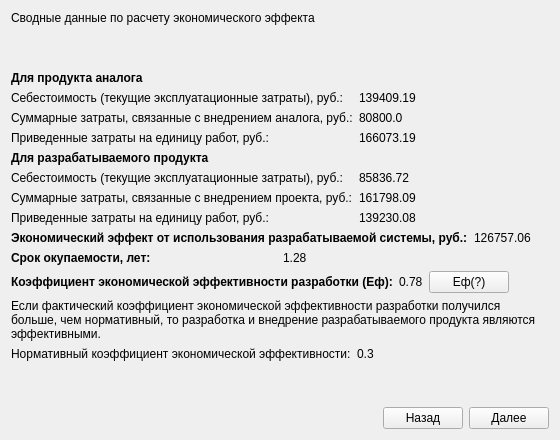
      <widget class="QWidget" name="tab_27">
       <attribute name="title">
        <string>ЭкЭф</string>
       </attribute>
       <layout class="QVBoxLayout" name="verticalLayout_26">
        <item>
         <widget class="QLabel" name="label_96">
          <property name="text">
           <string>Сводные данные по расчету экономического эффекта</string>
          </property>
         </widget>
        </item>
        <item>
         <spacer name="verticalSpacer_20">
          <property name="orientation">
           <enum>Qt::Vertical</enum>
          </property>
          <property name="sizeHint" stdset="0">
           <size>
            <width>20</width>
            <height>40</height>
           </size>
          </property>
         </spacer>
        </item>
        <item>
         <widget class="QLabel" name="label_105">
          <property name="font">
           <font>
            <weight>75</weight>
            <bold>true</bold>
           </font>
          </property>
          <property name="text">
           <string>Для продукта аналога</string>
          </property>
         </widget>
        </item>
        <item>
         <layout class="QGridLayout" name="gridLayout_11">
          <item row="0" column="0">
           <widget class="QLabel" name="label_97">
            <property name="text">
             <string>Себестоимость (текущие эксплуатационные затраты), руб.:</string>
            </property>
           </widget>
          </item>
          <item row="1" column="1">
           <widget class="QLabel" name="label_100">
            <property name="text">
             <string>80800.0</string>
            </property>
           </widget>
          </item>
          <item row="1" column="0">
           <widget class="QLabel" name="label_99">
            <property name="text">
             <string>Суммарные затраты, связанные с внедрением аналога, руб.:</string>
            </property>
           </widget>
          </item>
          <item row="0" column="1">
           <widget class="QLabel" name="label_98">
            <property name="text">
             <string>139409.19</string>
            </property>
           </widget>
          </item>
          <item row="2" column="1">
           <widget class="QLabel" name="label_102">
            <property name="text">
             <string>166073.19</string>
            </property>
           </widget>
          </item>
          <item row="2" column="0">
           <widget class="QLabel" name="label_101">
            <property name="text">
             <string>Приведенные затраты на единицу работ, руб.:</string>
            </property>
           </widget>
          </item>
         </layout>
        </item>
        <item>
         <widget class="QLabel" name="label_118">
          <property name="font">
           <font>
            <weight>75</weight>
            <bold>true</bold>
           </font>
          </property>
          <property name="text">
           <string>Для разрабатываемого продукта</string>
          </property>
         </widget>
        </item>
        <item>
         <layout class="QGridLayout" name="gridLayout_13">
          <item row="0" column="0">
           <widget class="QLabel" name="label_112">
            <property name="text">
             <string>Себестоимость (текущие эксплуатационные затраты), руб.:</string>
            </property>
           </widget>
          </item>
          <item row="1" column="1">
           <widget class="QLabel" name="label_113">
            <property name="text">
             <string>161798.09</string>
            </property>
           </widget>
          </item>
          <item row="1" column="0">
           <widget class="QLabel" name="label_114">
            <property name="text">
             <string>Суммарные затраты, связанные с внедрением проекта, руб.:</string>
            </property>
           </widget>
          </item>
          <item row="0" column="1">
           <widget class="QLabel" name="label_115">
            <property name="text">
             <string>85836.72</string>
            </property>
           </widget>
          </item>
          <item row="2" column="1">
           <widget class="QLabel" name="label_116">
            <property name="text">
             <string>139230.08</string>
            </property>
           </widget>
          </item>
          <item row="2" column="0">
           <widget class="QLabel" name="label_117">
            <property name="text">
             <string>Приведенные затраты на единицу работ, руб.:</string>
            </property>
           </widget>
          </item>
         </layout>
        </item>
        <item>
         <layout class="QHBoxLayout" name="horizontalLayout_54">
          <item>
           <widget class="QLabel" name="label_94">
            <property name="font">
             <font>
              <weight>75</weight>
              <bold>true</bold>
             </font>
            </property>
            <property name="text">
             <string>Экономический эффект от использования разрабатываемой системы, руб.:</string>
            </property>
           </widget>
          </item>
          <item>
           <widget class="QLabel" name="label_95">
            <property name="text">
             <string>126757.06</string>
            </property>
           </widget>
          </item>
         </layout>
        </item>
        <item>
         <layout class="QHBoxLayout" name="horizontalLayout_57">
          <item>
           <widget class="QLabel" name="label_119">
            <property name="font">
             <font>
              <weight>75</weight>
              <bold>true</bold>
             </font>
            </property>
            <property name="text">
             <string>Срок окупаемости, лет:</string>
            </property>
           </widget>
          </item>
          <item>
           <widget class="QLabel" name="label_120">
            <property name="text">
             <string>1.28</string>
            </property>
           </widget>
          </item>
         </layout>
        </item>
        <item>
         <layout class="QHBoxLayout" name="horizontalLayout_58">
          <item>
           <widget class="QLabel" name="label_121">
            <property name="font">
             <font>
              <weight>75</weight>
              <bold>true</bold>
             </font>
            </property>
            <property name="text">
             <string>Коэффициент экономической эффективности разработки (Еф):</string>
            </property>
            <property name="wordWrap">
             <bool>false</bool>
            </property>
           </widget>
          </item>
          <item>
           <widget class="QLabel" name="label_122">
            <property name="text">
             <string>0.78</string>
            </property>
           </widget>
          </item>
          <item>
           <widget class="QPushButton" name="pushButton_72">
            <property name="text">
             <string>Еф(?)</string>
            </property>
            <property name="checkable">
             <bool>true</bool>
            </property>
           </widget>
          </item>
          <item>
           <spacer name="horizontalSpacer_48">
            <property name="orientation">
             <enum>Qt::Horizontal</enum>
            </property>
            <property name="sizeHint" stdset="0">
             <size>
              <width>40</width>
              <height>20</height>
             </size>
            </property>
           </spacer>
          </item>
         </layout>
        </item>
        <item>
         <layout class="QVBoxLayout" name="verticalLayout_28">
          <item>
           <widget class="QLabel" name="label_138">
            <property name="text">
             <string>Если фактический коэффициент экономической эффективности разработки получился больше, чем нормативный, то разработка и внедрение разрабатываемого продукта являются эффективными.</string>
            </property>
            <property name="wordWrap">
             <bool>true</bool>
            </property>
           </widget>
          </item>
          <item>
           <layout class="QHBoxLayout" name="horizontalLayout_60">
            <item>
             <widget class="QLabel" name="label_139">
              <property name="text">
               <string>Нормативный коэффициент экономической эффективности:</string>
              </property>
             </widget>
            </item>
            <item>
             <widget class="QLabel" name="label_140">
              <property name="text">
               <string>0.3</string>
              </property>
             </widget>
            </item>
           </layout>
          </item>
         </layout>
        </item>
        <item>
         <spacer name="verticalSpacer_22">
          <property name="orientation">
           <enum>Qt::Vertical</enum>
          </property>
          <property name="sizeHint" stdset="0">
           <size>
            <width>20</width>
            <height>40</height>
           </size>
          </property>
         </spacer>
        </item>
        <item>
         <layout class="QHBoxLayout" name="horizontalLayout_56">
          <item>
           <spacer name="horizontalSpacer_47">
            <property name="orientation">
             <enum>Qt::Horizontal</enum>
            </property>
            <property name="sizeHint" stdset="0">
             <size>
              <width>40</width>
              <height>20</height>
             </size>
            </property>
           </spacer>
          </item>
          <item>
           <widget class="QPushButton" name="pushButton_71">
            <property name="text">
             <string>Назад</string>
            </property>
           </widget>
          </item>
          <item>
           <widget class="QPushButton" name="pushButton_70">
            <property name="text">
             <string>Далее</string>
            </property>
           </widget>
          </item>
         </layout>
        </item>
       </layout>
      </widget>
